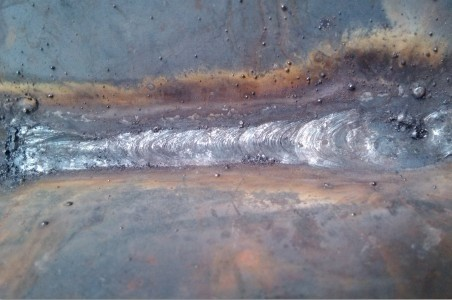
%> input picture MATLAB优化算法案例分析与应用（进阶篇）1-10章程序下载/第9章/1.jpg, 452 x 300 px
$ octave morphological.m   (GNU Octave 9; MATLAB toolbox functions it lacks are replaced by stand-ins)
%> lines starting %> are read from the running program, lines starting %| are printed output that depends on the picture; in (x1, y1, x2, y2) boxes, pixels count from 0 and x2, y2 are one past the last pixel; in counts of white or black regions, pixels touching at a corner belong together; the program's own positions count from 1
%% 颜色特征提取
clc,clear,close all
I=imread('1.jpg');
%> I is the input picture: size 300x452x3 uint8; mean R, G, B 124.2, 125, 134.4
r=I(:,:,1);
g=I(:,:,2);
b=I(:,:,3);
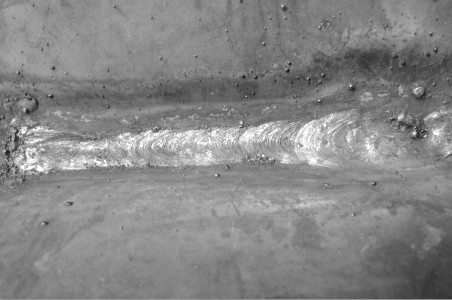
%> b: size 300x452 uint8; min 20, max 255, mean 134.4
HF1=b-g*0.0-r*0.70;
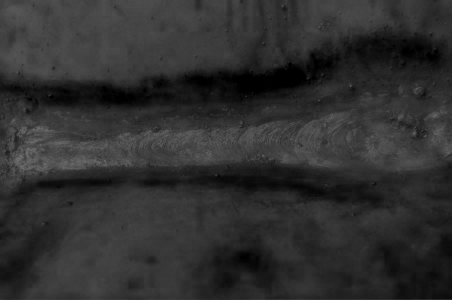
%> HF1: size 300x452 uint8; min 0, max 111, mean 47.5
% imshow(HF1)
HF2=HF1 > 55;
%> HF2: size 300x452 logical; 37.2% white; 201 white regions (181 under 20 px), largest, box (x1, y1, x2, y2) and area: (0, 101, 452, 188) 19377, (0, 0, 235, 81) 16515, (24, 189, 200, 300) 9861
% imshow(HF2)
% colormap(gray);
HF2=bwareaopen(HF2,1000);
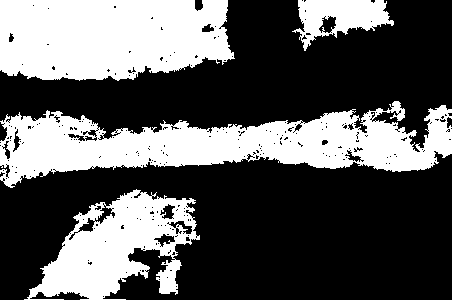
%> HF2: size 300x452 logical; 35.7% white; 4 white regions, box (x1, y1, x2, y2) and area: (0, 101, 452, 188) 19377, (0, 0, 235, 81) 16515, (24, 189, 200, 300) 9861, (292, 0, 394, 51) 2681
% figure(1),imagesc(HF2)
cc=bwconncomp(HF2);
%> cc = 4 connected components
s  = regionprops(HF2, {'centroid','area'});
%> s = 4 regions; Area and Centroid: 19377 [222 144.8], 16515 [109.5 37.8], 9861 [117.7 248.5], 2681 [340.9 17.1]
HF2(labelmatrix(cc)~=2)=0;
%> HF2: size 300x452 logical; 14.3% white; 1 white region, box (x1, y1, x2, y2) and area: (0, 101, 452, 188) 19377
HF2=imfill(HF2,'holes');
%> HF2: size 300x452 logical; 15% white; 1 white region, box (x1, y1, x2, y2) and area: (0, 101, 452, 188) 20279
se=strel('disk',5);
HF2=imdilate(HF2,se); % dilate
%> HF2: size 300x452 logical; 19.3% white; 1 white region, box (x1, y1, x2, y2) and area: (0, 97, 452, 192) 26139
HF2=imerode(HF2,se);  % erode
%> HF2: size 300x452 logical; 15.9% white; 1 white region, box (x1, y1, x2, y2) and area: (0, 101, 452, 188) 21567
% imshow(HF2)
%%
r1=immultiply(r,HF2);
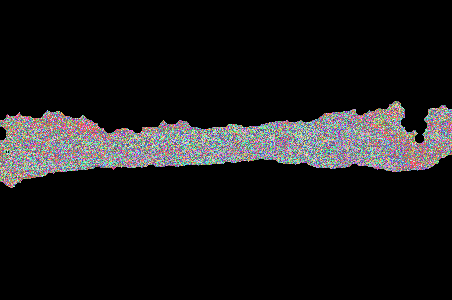
%> r1: size 300x452 uint8; 252 distinct labels, from 0 to 255; one colour per label, 0 black
g1=immultiply(g,HF2);
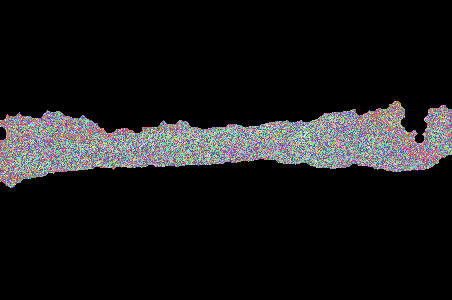
%> g1: size 300x452 uint8; 238 distinct labels, from 0 to 255; one colour per label, 0 black
b1=immultiply(b,HF2);
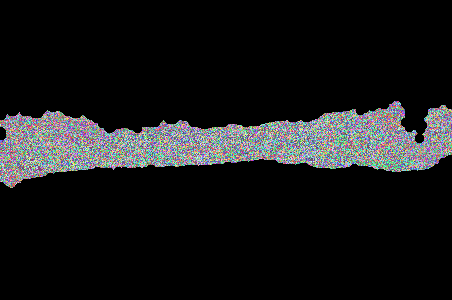
%> b1: size 300x452 uint8; 222 distinct labels, from 0 to 255; one colour per label, 0 black
HF3=cat(3,r1,g1,b1);
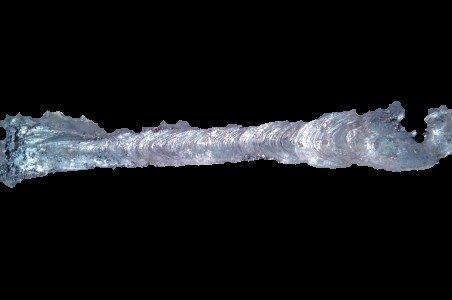
%> HF3: size 300x452x3 uint8; mean R, G, B 22.1, 23.5, 26.3
%%
subplot(131),imshow(I);title('original pic')
subplot(132),imshow(HF2);title('bw pic')
subplot(133),imshow(HF3);axis tight
title('morphological edge detection')
set(gca,'xtick',[]);set(gca,'ytick',[]);
